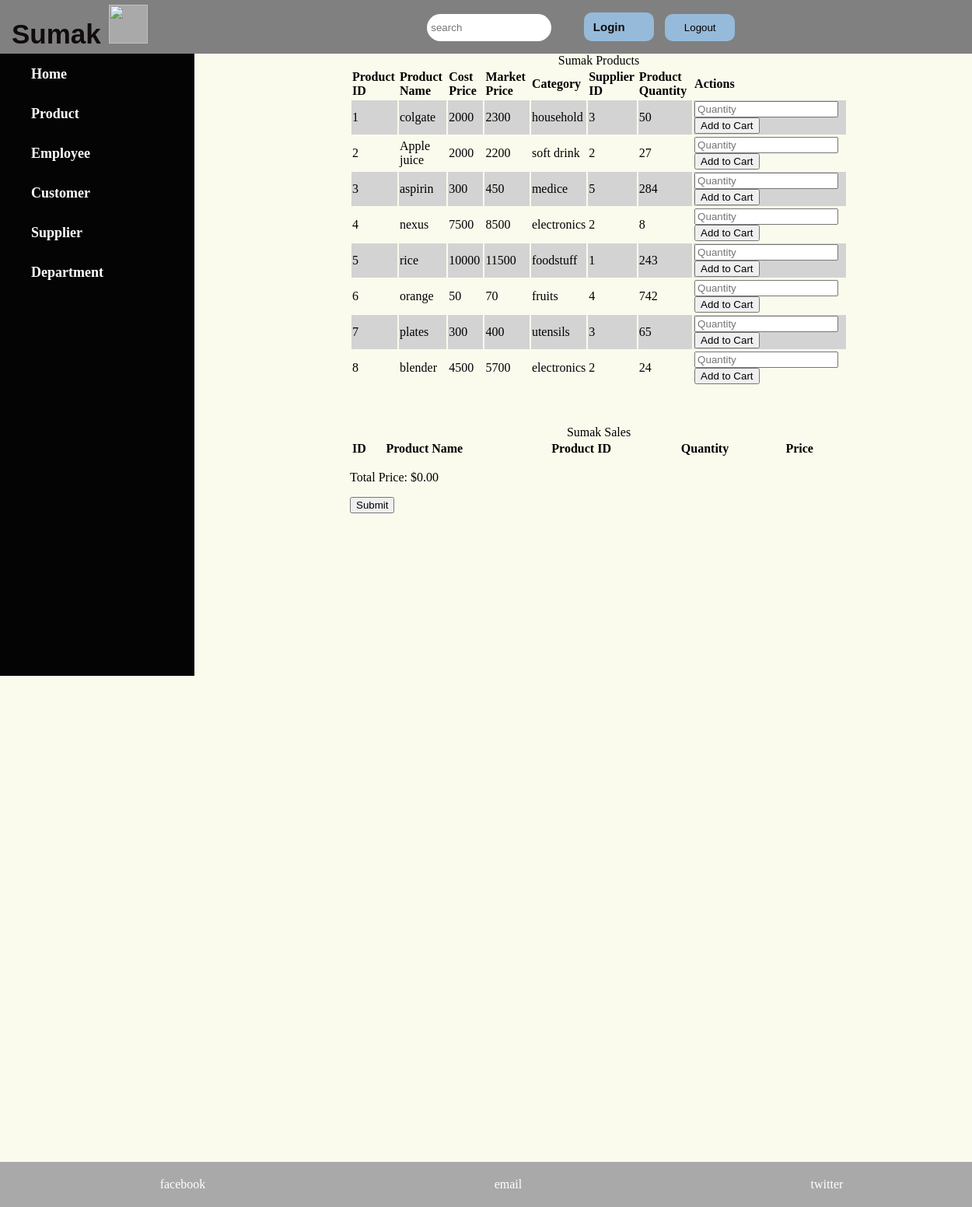
/transaction.php, run on the app's committed database.
### tables this page shows
CREATE TABLE `product` (
  `product_id` int(10) NOT NULL,
  `product_name` varchar(30) NOT NULL,
  `cost_price` int(10) NOT NULL,
  `market_price` int(10) NOT NULL,
  `category` varchar(30) NOT NULL,
  `supplier_id` int(7) NOT NULL,
  `product_quantity` int(10) NOT NULL
);

### transaction.php (the view, shortened to what this page needs)
<?php
require("header.php");
$host = "localhost";
$db_username = "root";
$db_password = "";
$database = "supermarket";
$connection = mysqli_connect($host, $db_username, $db_password, $database);
$query = "SELECT * FROM product ";
$result = mysqli_query($connection, $query);
if ($result) {
    $products = [];
    while ($product = mysqli_fetch_assoc($result)) {
        $products[] = $product;
    }
} else {
    $_SESSION['productlist_error'] = "Invalid product list.";
}
?>
<!DOCTYPE html>
<html lang="en">
<head>
</head>
<body>
<div class ="scroll-container">
<div class="login_container">
    <div>
        <?php
        require("menu.php");
        ?>
    </div>
    <div class="login_box table_box">
        <table class="table">
            <caption>Sumak Products</caption>
            <tr>
                <th>Product ID</th>
                <th>Product Name</th>
                <th>Cost Price</th>
                <th>Market Price</th>
                <th>Category</th>
                <th>Supplier ID</th>
                <th>Product Quantity</th>
                <th>Actions</th>
            </tr>
            <?php foreach ($products as $product) : ?>
                <tr>
                    <td><?php echo $product['product_id']; ?></td>
                    <td><?php echo $product['product_name']; ?></td>
                    <td><?php echo $product['cost_price']; ?></td>
                    <td><?php echo $product['market_price']; ?></td>
                    <td><?php echo $product['category']; ?></td>
                    <td><?php echo $product['supplier_id']; ?></td>
                    <td><?php echo $product['product_quantity']; ?></td>
                    <td>
                        <form method="post" action="transaction.php">
                            <input type="number" name='quantity' placeholder="Quantity">
                            <input type='submit' name='add' value="Add to Cart">
                        </form>
                    </td>
                </tr>
            <?php endforeach; ?>
        </table>
    </div>
    <div class='login_box table_box'>
        <table class="table">
            <caption>Sumak Sales</caption>
            <tr>
                <th>ID</th>
                <th>Product Name</th>
                <th>Product ID</th>
                <th>Quantity</th>
                <th>Price</th>
            </tr>
            <?php
            $totalPrice = 0;
                ?>
        </table>
        <div>
             <p>Total Price: $<?php echo number_format($totalPrice, 2); ?></p>
             <form method='post' action='transaction.php'>
                    <input type='submit' name='update' placeholder='update'></input>
             </form>
        </div>
    </div>
</div>
</div>
<div class="footer_box">
    <?php
    require("footer.php")
    ?>
</div>
</body>
</html>

### css/style.css (style rules this page uses)
body { height: 100%; margin: 0; width: 100%; height: 100vh; background-color: rgb(251, 251, 237); }
.scroll-container { overflow: auto; }
.login_box { padding: 100px 50px 50px 600px; }
.table_box { padding: 0px 0px 50px 450px; }
.table { width: 80%; text-align: left; }
tr:nth-child(even) { background-color: lightgray; }

### data on the page
product: product_id "1", product_name "colgate", cost_price "2000", market_price "2300", category "household", supplier "3", product_quantity "50"
product: product_id "2", product_name "Apple juice", cost_price "2000", market_price "2200", category "soft drink", supplier "2", product_quantity "27"
product: product_id "3", product_name "aspirin", cost_price "300", market_price "450", category "medice", supplier "5", product_quantity "284"
product: product_id "4", product_name "nexus", cost_price "7500", market_price "8500", category "electronics", supplier "2", product_quantity "8"
product: product_id "5", product_name "rice", cost_price "10000", market_price "11500", category "foodstuff", supplier "1", product_quantity "243"
product: product_id "6", product_name "orange", cost_price "50", market_price "70", category "fruits", supplier "4", product_quantity "742"
product: product_id "7", product_name "plates", cost_price "300", market_price "400", category "utensils", supplier "3", product_quantity "65"
product: product_id "8", product_name "blender", cost_price "4500", market_price "5700", category "electronics", supplier "2", product_quantity "24"

### other printed values
$totalPrice "0.00"
